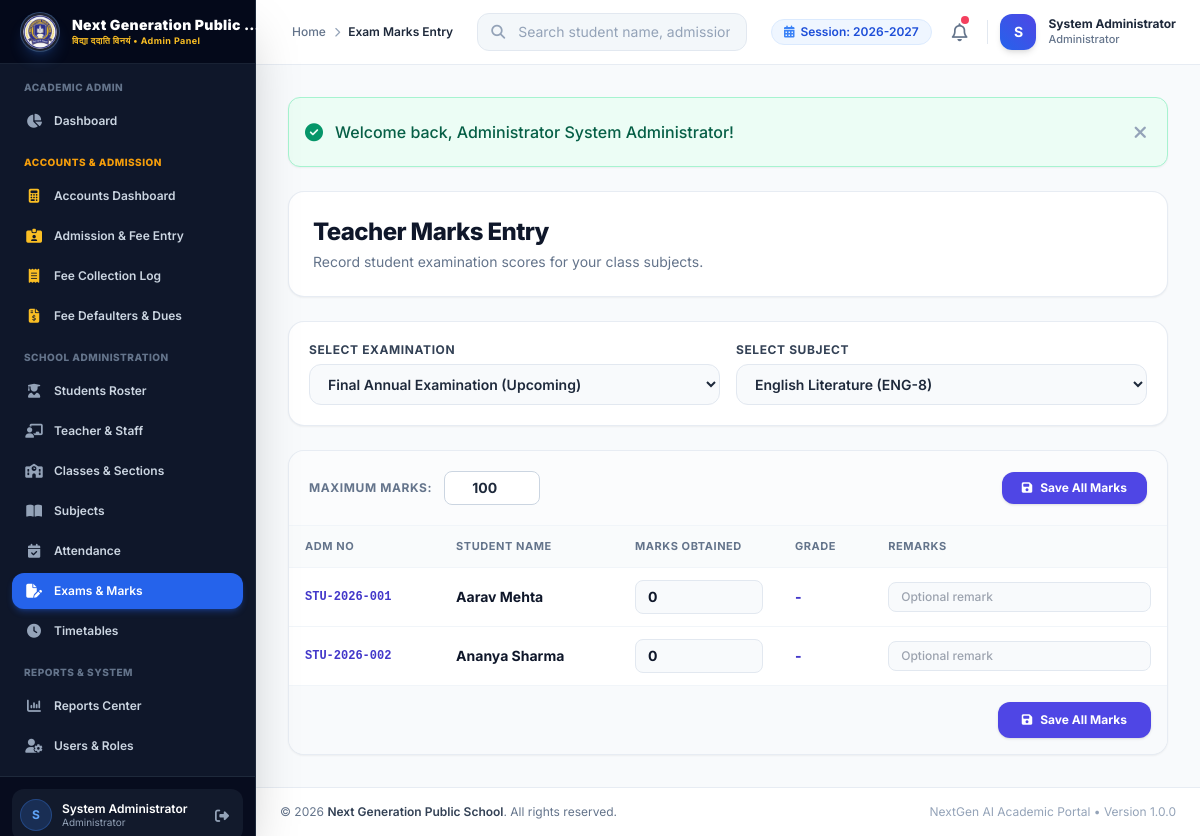
The app's page /teacher/exams/marks.php (signed in) with its own data.
### tables this page shows
CREATE TABLE `school_settings` (
  `id` INT AUTO_INCREMENT PRIMARY KEY,
  `setting_key` VARCHAR(100) NOT NULL UNIQUE,
  `setting_value` TEXT DEFAULT NULL,
  `updated_at` DATETIME DEFAULT CURRENT_TIMESTAMP ON UPDATE CURRENT_TIMESTAMP
);

CREATE TABLE `students` (
  `id` INT AUTO_INCREMENT PRIMARY KEY,
  `admission_no` VARCHAR(30) NOT NULL UNIQUE,
  `password` VARCHAR(255) DEFAULT NULL,
  `first_name` VARCHAR(50) NOT NULL,
  `last_name` VARCHAR(50) NOT NULL,
  `father_name` VARCHAR(100) NOT NULL,
  `mother_name` VARCHAR(100) NOT NULL,
  `dob` DATE NOT NULL,
  `gender` ENUM('Male', 'Female', 'Other') NOT NULL,
  `class_id` INT NOT NULL,
  `section` VARCHAR(20) NOT NULL,
  `mobile` VARCHAR(20) NOT NULL,
  `email` VARCHAR(100) DEFAULT NULL,
  `address` TEXT,
  `admission_date` DATE NOT NULL,
  `photo` VARCHAR(255) DEFAULT NULL,
  `status` ENUM('Active', 'Inactive', 'Graduated') DEFAULT 'Active',
  `created_at` DATETIME DEFAULT CURRENT_TIMESTAMP,
  `updated_at` DATETIME DEFAULT CURRENT_TIMESTAMP ON UPDATE CURRENT_TIMESTAMP,
  FOREIGN KEY (`class_id`) REFERENCES `classes`(`id`) ON DELETE CASCADE
);

### includes/auth.php (called while the page is built, shortened)
<?php
require_once __DIR__ . '/../config/database.php';
function base_url($path = '') {
    $script_name = $_SERVER['SCRIPT_NAME'] ?? '';
    if (strpos($script_name, '/admin/') !== false) {
        $root = substr($script_name, 0, strpos($script_name, '/admin/'));
    } elseif (strpos($script_name, '/teacher/') !== false) {
        $root = substr($script_name, 0, strpos($script_name, '/teacher/'));
    } elseif (strpos($script_name, '/student/') !== false) {
        $root = substr($script_name, 0, strpos($script_name, '/student/'));
    } else {
        $dir = dirname($script_name);
        $root = ($dir === '/' || $dir === '\\') ? '' : $dir;
    }
    $clean_path = ltrim($path, '/');
    return rtrim($root, '/') . ($clean_path ? '/' . $clean_path : '');
}
function is_logged_in() {
    return isset($_SESSION['user_id']) && !empty($_SESSION['user_id']);
}
function is_admin() {
    return is_logged_in() && ($_SESSION['role'] ?? '') === 'admin';
}
function is_teacher() {
    return is_logged_in() && ($_SESSION['role'] ?? '') === 'teacher';
}
function is_student() {
    return is_logged_in() && ($_SESSION['role'] ?? '') === 'student';
}
function get_school_setting($key, $default = '') {
    global $pdo;
    try {
        $stmt = $pdo->prepare("SELECT setting_value FROM school_settings WHERE setting_key = :k LIMIT 1");
        $stmt->execute(['k' => $key]);
        $val = $stmt->fetchColumn();
        return $val !== false ? $val : $default;
    } catch (Exception $e) {
        return $default;
    }
}
function e($string) {
    return htmlspecialchars($string ?? '', ENT_QUOTES, 'UTF-8');
}

### teacher/exams/marks.php (the view, shortened to what this page needs)
<?php
$page_title = 'Exam Marks Entry';
require_once __DIR__ . '/../../includes/auth.php';
$assigned_class = null;
if ($assigned_class) {
    $class_id = $assigned_class['id'];
} else {
    $class_id = (int)($_GET['class_id'] ?? 1);
}
$exam_id = (int)($_GET['exam_id'] ?? 0);
$subject_id = (int)($_GET['subject_id'] ?? 0);
$exams = $pdo->query("SELECT * FROM examinations ORDER BY id DESC")->fetchAll();
if (!$exam_id && !empty($exams)) {
    $exam_id = $exams[0]['id'];
}
$subjects_stmt = $pdo->prepare("SELECT * FROM subjects WHERE class_id = :cid ORDER BY subject_name ASC");
$subjects_stmt->execute(['cid' => $class_id]);
$subjects = $subjects_stmt->fetchAll();
if (!$subject_id && !empty($subjects)) {
    $subject_id = $subjects[0]['id'];
}
$students_stmt = $pdo->prepare("SELECT s.*, m.marks_obtained, m.max_marks, m.grade, m.remarks
    FROM students s
    LEFT JOIN exam_marks m ON (s.id = m.student_id AND m.exam_id = :eid AND m.subject_id = :subid)
    WHERE s.class_id = :cid AND s.status = 'Active'
    ORDER BY s.first_name ASC");
$students_stmt->execute(['eid' => $exam_id, 'subid' => $subject_id, 'cid' => $class_id]);
$students = $students_stmt->fetchAll();
require_once __DIR__ . '/../../includes/header.php';
?>
<div class="space-y-6">
    <div class="flex flex-col md:flex-row md:items-center justify-between gap-4 bg-white p-6 rounded-2xl border border-slate-200/80 shadow-sm">
        <div>
            <h1 class="text-2xl font-extrabold text-slate-900 tracking-tight">Teacher Marks Entry</h1>
            <p class="text-sm text-slate-500 mt-1">Record student examination scores for your class subjects.</p>
        </div>
    </div>
    <div class="bg-white p-5 rounded-2xl border border-slate-200/80 shadow-sm">
        <form method="GET" action="marks.php" class="grid grid-cols-1 sm:grid-cols-2 gap-4">
            <div>
                <label class="block text-xs font-bold uppercase tracking-wider text-slate-700 mb-1.5">Select Examination</label>
                <select name="exam_id" onchange="this.form.submit()" class="w-full py-2.5 px-3.5 bg-slate-50 border border-slate-200 rounded-xl text-sm font-semibold text-slate-800 focus:bg-white focus:outline-none focus:ring-2 focus:ring-indigo-500/20 focus:border-indigo-600">
                    <?php foreach ($exams as $ex): ?>
                        <option value="<?= $ex['id'] ?>" <?= $ex['id'] == $exam_id ? 'selected' : '' ?>><?= e($ex['exam_name']) ?> (<?= e($ex['status']) ?>)</option>
                    <?php endforeach; ?>
                </select>
            </div>
            <div>
                <label class="block text-xs font-bold uppercase tracking-wider text-slate-700 mb-1.5">Select Subject</label>
                <select name="subject_id" onchange="this.form.submit()" class="w-full py-2.5 px-3.5 bg-slate-50 border border-slate-200 rounded-xl text-sm font-semibold text-slate-800 focus:bg-white focus:outline-none focus:ring-2 focus:ring-indigo-500/20 focus:border-indigo-600">
                    <?php foreach ($subjects as $sb): ?>
                        <option value="<?= $sb['id'] ?>" <?= $sb['id'] == $subject_id ? 'selected' : '' ?>><?= e($sb['subject_name']) ?> (<?= e($sb['subject_code']) ?>)</option>
                    <?php endforeach; ?>
                </select>
            </div>
        </form>
    </div>
    <?php if ($exam_id && $subject_id): ?>
        <div class="bg-white rounded-2xl border border-slate-200/80 shadow-sm overflow-hidden">
            <form action="marks.php?exam_id=<?= $exam_id ?>&subject_id=<?= $subject_id ?>" method="POST">
                <div class="p-5 border-b border-slate-100 flex items-center justify-between bg-slate-50/50">
                    <div class="flex items-center space-x-3">
                        <span class="text-xs font-bold uppercase tracking-wider text-slate-500">Maximum Marks:</span>
                        <input type="number" step="0.5" name="max_marks" value="<?= $students[0]['max_marks'] ?? 100 ?>" required class="w-24 px-3 py-1.5 bg-white border border-slate-300 rounded-lg text-sm font-bold text-slate-800 text-center focus:outline-none focus:ring-2 focus:ring-indigo-500">
                    </div>
                    <button type="submit" class="px-5 py-2 bg-indigo-600 hover:bg-indigo-700 text-white font-bold text-xs rounded-xl shadow transition-all flex items-center space-x-2">
                        <i class="fa-solid fa-floppy-disk text-xs"></i>
                        <span>Save All Marks</span>
                    </button>
                </div>
                <div class="overflow-x-auto">
                    <table class="w-full text-left border-collapse">
                        <thead>
                            <tr class="bg-slate-50/80 border-b border-slate-100 text-[11px] font-bold text-slate-500 uppercase tracking-wider">
                                <th class="py-3 px-4">Adm No</th>
                                <th class="py-3 px-4">Student Name</th>
                                <th class="py-3 px-4 w-40">Marks Obtained</th>
                                <th class="py-3 px-4">Grade</th>
                                <th class="py-3 px-4">Remarks</th>
                            </tr>
                        </thead>
                        <tbody class="divide-y divide-slate-100 text-sm font-medium text-slate-700">
                            <?php if (empty($students)): ?>
                                <tr>
                                    <td colspan="5" class="py-8 text-center text-slate-400">No active students enrolled in this class.</td>
                                </tr>
                            <?php else: ?>
                                <?php foreach ($students as $s): ?>
                                    <tr class="hover:bg-slate-50/80 transition-colors">
                                        <td class="py-3 px-4 font-mono text-xs text-indigo-700 font-bold"><?= e($s['admission_no']) ?></td>
                                        <td class="py-3 px-4 font-bold text-slate-900"><?= e($s['first_name'] . ' ' . $s['last_name']) ?></td>
                                        <td class="py-3 px-4">
                                            <input type="number" step="0.5" min="0" max="100" name="marks[<?= $s['id'] ?>][obtained]" value="<?= $s['marks_obtained'] ?? '0' ?>" required
                                                class="w-full py-1.5 px-3 bg-slate-50 border border-slate-200 rounded-lg text-sm font-bold text-slate-900 focus:bg-white focus:outline-none focus:ring-2 focus:ring-indigo-500/20 focus:border-indigo-600">
                                        </td>
                                        <td class="py-3 px-4 font-extrabold text-indigo-700"><?= e($s['grade'] ?? '-') ?></td>
                                        <td class="py-3 px-4">
                                            <input type="text" name="marks[<?= $s['id'] ?>][remarks]" value="<?= e($s['remarks'] ?? '') ?>" placeholder="Optional remark"
                                                class="w-full py-1.5 px-3 bg-slate-50 border border-slate-200 rounded-lg text-xs font-medium text-slate-800 focus:bg-white focus:outline-none focus:ring-2 focus:ring-indigo-500/20 focus:border-indigo-600">
                                        </td>
                                    </tr>
                                <?php endforeach; ?>
                            <?php endif; ?>
                        </tbody>
                    </table>
                </div>
                <div class="p-4 bg-slate-50 border-t border-slate-100 flex items-center justify-end">
                    <button type="submit" class="px-6 py-2.5 bg-indigo-600 hover:bg-indigo-700 text-white font-bold text-xs rounded-xl shadow transition-all flex items-center space-x-2">
                        <i class="fa-solid fa-floppy-disk text-xs"></i>
                        <span>Save All Marks</span>
                    </button>
                </div>
            </form>
        </div>
    <?php endif; ?>
</div>
<?php require_once __DIR__ . '/../../includes/footer.php'; ?>

### includes/navbar.php (shortened to what this page needs)
<?php
if (is_admin()) {
    $nav_dash_link = base_url('admin/dashboard.php');
    $nav_role_title = 'Administrator';
    $nav_bg_gradient = 'from-blue-600 to-indigo-600';
} elseif (is_accountant()) {
    $nav_dash_link = base_url('admin/accounts/index.php');
    $nav_role_title = 'Accountant';
    $nav_bg_gradient = 'from-amber-600 to-yellow-600';
} elseif (is_teacher()) {
    $nav_dash_link = base_url('teacher/dashboard.php');
    $nav_role_title = 'Teacher';
    $nav_bg_gradient = 'from-indigo-600 to-purple-600';
} else {
    $nav_dash_link = base_url('student/dashboard.php');
    $nav_role_title = 'Student / Parent';
    $nav_bg_gradient = 'from-emerald-600 to-teal-600';
}
$current_academic_session = get_school_setting('academic_session', '2026-2027');
?>
<header class="sticky top-0 z-30 bg-white/90 backdrop-blur-md border-b border-slate-200/80 no-print">
    <div class="flex items-center justify-between h-16 px-4 md:px-6">
        <div class="flex items-center space-x-3">
            <div class="hidden sm:flex items-center space-x-2 text-xs text-slate-500 font-medium">
                <a href="<?= $nav_dash_link ?>" class="hover:text-blue-600">Home</a>
                <i class="fa-solid fa-chevron-right text-[10px] text-slate-400"></i>
                <span class="text-slate-800 font-semibold"><?= e($page_title ?? 'Dashboard') ?></span>
            </div>
        </div>
        <div class="hidden md:flex items-center flex-1 max-w-md mx-6">
            <?php if (!is_student()): ?>
            <form action="<?= base_url(is_teacher() ? 'teacher/students/index.php' : 'admin/students/index.php') ?>" method="GET" class="w-full relative">
                <div class="absolute inset-y-0 left-0 pl-3.5 flex items-center pointer-events-none text-slate-400">
                    <i class="fa-solid fa-magnifying-glass text-sm"></i>
                </div>
                <input type="text" name="search" placeholder="Search student name, admission no..."
                    class="w-full pl-10 pr-4 py-2 text-sm bg-slate-100/80 border border-slate-200 rounded-xl focus:bg-white focus:outline-none focus:ring-2 focus:ring-blue-500/20 focus:border-blue-500 transition-all placeholder-slate-400">
            </form>
            <?php endif; ?>
        </div>
        <div class="flex items-center space-x-3">
            <div class="hidden lg:flex items-center space-x-1.5 px-3 py-1 bg-blue-50 text-blue-700 rounded-full text-xs font-semibold border border-blue-100">
                <i class="fa-solid fa-calendar-days text-blue-500"></i>
                <span>Session: <?= e($current_academic_session) ?></span>
            </div>
            <div class="relative">
                <a href="<?= base_url(is_admin() || is_accountant() ? 'admin/notices/index.php' : (is_teacher() ? 'teacher/notices/index.php' : 'student/notices.php')) ?>" class="relative p-2 rounded-xl text-slate-500 hover:text-slate-700 hover:bg-slate-100 transition-colors inline-block" title="Notices">
                    <i class="fa-regular fa-bell text-lg"></i>
                    <span class="absolute top-1.5 right-1.5 w-2 h-2 rounded-full bg-rose-500 ring-2 ring-white"></span>
                </a>
            </div>
            <div class="flex items-center space-x-3">
                <div class="w-9 h-9 rounded-xl bg-gradient-to-tr <?= $nav_bg_gradient ?> text-white flex items-center justify-center font-bold text-sm shadow-md">
                    <?= strtoupper(substr($_SESSION['full_name'] ?? 'U', 0, 1)) ?>
                </div>
                <div class="hidden md:block text-left">
                    <span class="block text-xs font-bold text-slate-800 leading-tight"><?= e($_SESSION['full_name'] ?? 'User') ?></span>
                    <span class="block text-[11px] text-slate-500 font-medium"><?= $nav_role_title ?></span>
                </div>
            </div>
        </div>
    </div>
</header>

### records on screen
school_settings: setting_value "2026-2027"
students: admission_no "STU-2026-001", first_name+last_name "Aarav Mehta", marks_obtained "0", grade "-"
students: admission_no "STU-2026-002", first_name+last_name "Ananya Sharma", marks_obtained "0", grade "-"

### other values on screen
$role_badge "Admin Panel"
substr($_SESSION['full_name'] ?? 'U', 0, 1) "S"
$_SESSION['full_name'] "System Administrator"
$role_label "Administrator"
$page_title "Exam Marks Entry"
$nav_role_title "Administrator"
$flash['text'] "Welcome back, Administrator System Administrator!"
form field exam_id "Final Annual Examination (Upcoming)"
form field subject_id "English Literature (ENG-8)"
